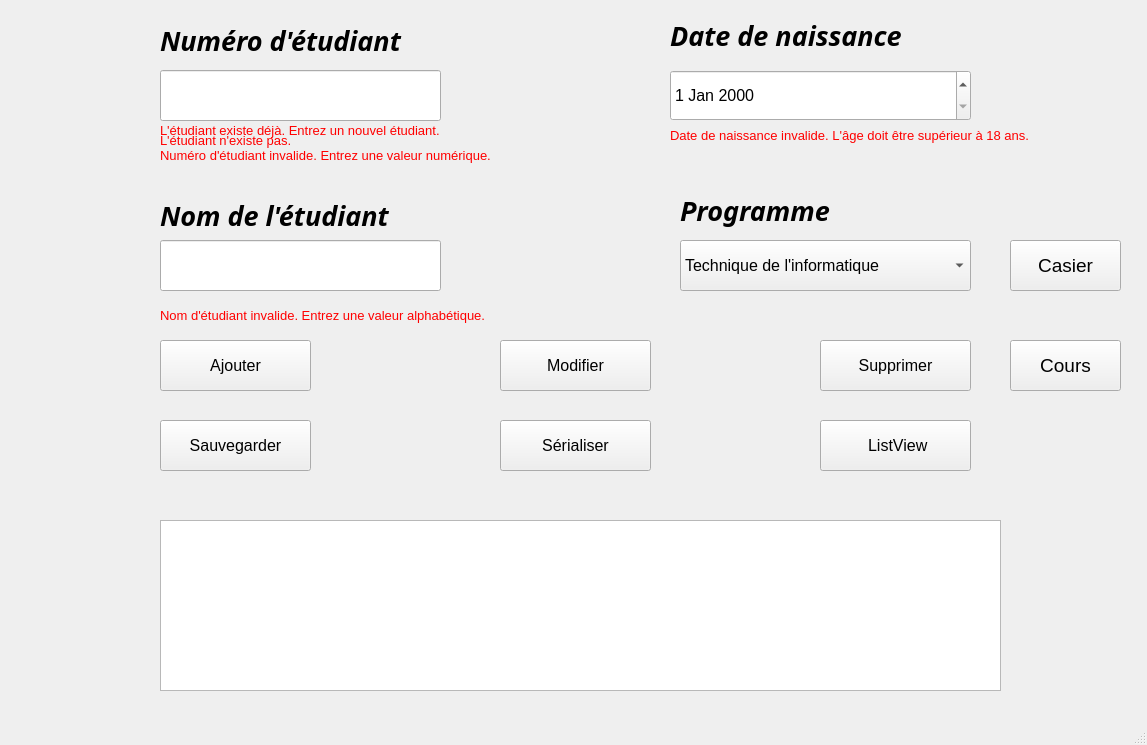
<?xml version="1.0" encoding="UTF-8"?>
<ui version="4.0">
 <class>MainWindow</class>
 <widget class="QMainWindow" name="MainWindow">
  <property name="geometry">
   <rect>
    <x>0</x>
    <y>0</y>
    <width>1147</width>
    <height>745</height>
   </rect>
  </property>
  <property name="windowTitle">
   <string>MainWindow</string>
  </property>
  <widget class="QWidget" name="centralwidget">
   <widget class="QPushButton" name="pushButton_ajouter">
    <property name="geometry">
     <rect>
      <x>160</x>
      <y>340</y>
      <width>151</width>
      <height>51</height>
     </rect>
    </property>
    <property name="font">
     <font>
      <pointsize>12</pointsize>
     </font>
    </property>
    <property name="text">
     <string>Ajouter</string>
    </property>
   </widget>
   <widget class="QLabel" name="label_numero">
    <property name="geometry">
     <rect>
      <x>160</x>
      <y>25</y>
      <width>271</width>
      <height>31</height>
     </rect>
    </property>
    <property name="font">
     <font>
      <family>Agency FB</family>
      <pointsize>20</pointsize>
      <weight>75</weight>
      <italic>true</italic>
      <bold>true</bold>
     </font>
    </property>
    <property name="text">
     <string>Numéro d'étudiant</string>
    </property>
   </widget>
   <widget class="QLineEdit" name="lineEdit_numero">
    <property name="geometry">
     <rect>
      <x>160</x>
      <y>70</y>
      <width>281</width>
      <height>51</height>
     </rect>
    </property>
    <property name="font">
     <font>
      <pointsize>12</pointsize>
      <italic>true</italic>
     </font>
    </property>
   </widget>
   <widget class="QTextBrowser" name="textBrowser_afficher">
    <property name="geometry">
     <rect>
      <x>160</x>
      <y>520</y>
      <width>841</width>
      <height>171</height>
     </rect>
    </property>
   </widget>
   <widget class="QLineEdit" name="lineEdit_nom">
    <property name="geometry">
     <rect>
      <x>160</x>
      <y>240</y>
      <width>281</width>
      <height>51</height>
     </rect>
    </property>
    <property name="font">
     <font>
      <pointsize>12</pointsize>
      <italic>true</italic>
     </font>
    </property>
   </widget>
   <widget class="QLabel" name="label_nom">
    <property name="geometry">
     <rect>
      <x>160</x>
      <y>200</y>
      <width>271</width>
      <height>31</height>
     </rect>
    </property>
    <property name="font">
     <font>
      <family>Agency FB</family>
      <pointsize>20</pointsize>
      <weight>75</weight>
      <italic>true</italic>
      <bold>true</bold>
     </font>
    </property>
    <property name="text">
     <string>Nom de l'étudiant</string>
    </property>
   </widget>
   <widget class="QLabel" name="label_erreur_numero">
    <property name="enabled">
     <bool>true</bool>
    </property>
    <property name="geometry">
     <rect>
      <x>160</x>
      <y>140</y>
      <width>441</width>
      <height>31</height>
     </rect>
    </property>
    <property name="font">
     <font>
      <pointsize>10</pointsize>
      <weight>50</weight>
      <bold>false</bold>
     </font>
    </property>
    <property name="text">
     <string>&lt;html&gt;&lt;head/&gt;&lt;body&gt;&lt;p&gt;&lt;span style=&quot; color:#ff0000;&quot;&gt; Numéro d'étudiant invalide. Entrez une valeur numérique.&lt;/span&gt;&lt;/p&gt;&lt;/body&gt;&lt;/html&gt;</string>
    </property>
   </widget>
   <widget class="QPushButton" name="pushButton_supprimer">
    <property name="geometry">
     <rect>
      <x>820</x>
      <y>340</y>
      <width>151</width>
      <height>51</height>
     </rect>
    </property>
    <property name="font">
     <font>
      <pointsize>12</pointsize>
     </font>
    </property>
    <property name="text">
     <string>Supprimer</string>
    </property>
   </widget>
   <widget class="QPushButton" name="pushButton_modifier">
    <property name="geometry">
     <rect>
      <x>500</x>
      <y>340</y>
      <width>151</width>
      <height>51</height>
     </rect>
    </property>
    <property name="font">
     <font>
      <pointsize>12</pointsize>
     </font>
    </property>
    <property name="text">
     <string>Modifier</string>
    </property>
   </widget>
   <widget class="QLabel" name="label_programme">
    <property name="geometry">
     <rect>
      <x>680</x>
      <y>190</y>
      <width>271</width>
      <height>41</height>
     </rect>
    </property>
    <property name="font">
     <font>
      <family>Agency FB</family>
      <pointsize>20</pointsize>
      <weight>75</weight>
      <italic>true</italic>
      <bold>true</bold>
     </font>
    </property>
    <property name="text">
     <string>Programme</string>
    </property>
   </widget>
   <widget class="QComboBox" name="comboBox_programme">
    <property name="geometry">
     <rect>
      <x>680</x>
      <y>240</y>
      <width>291</width>
      <height>51</height>
     </rect>
    </property>
    <property name="font">
     <font>
      <pointsize>12</pointsize>
     </font>
    </property>
    <item>
     <property name="text">
      <string>Technique de l'informatique</string>
     </property>
    </item>
    <item>
     <property name="text">
      <string>Sciences infirmières</string>
     </property>
    </item>
    <item>
     <property name="text">
      <string>Administration</string>
     </property>
    </item>
   </widget>
   <widget class="QPushButton" name="pushButton_sauvegarder">
    <property name="geometry">
     <rect>
      <x>160</x>
      <y>420</y>
      <width>151</width>
      <height>51</height>
     </rect>
    </property>
    <property name="font">
     <font>
      <pointsize>12</pointsize>
     </font>
    </property>
    <property name="text">
     <string>Sauvegarder</string>
    </property>
   </widget>
   <widget class="QPushButton" name="pushButton_afficher_listview">
    <property name="geometry">
     <rect>
      <x>820</x>
      <y>420</y>
      <width>151</width>
      <height>51</height>
     </rect>
    </property>
    <property name="font">
     <font>
      <pointsize>12</pointsize>
     </font>
    </property>
    <property name="text">
     <string> ListView</string>
    </property>
   </widget>
   <widget class="QDateEdit" name="dateEdit_DNaiss">
    <property name="geometry">
     <rect>
      <x>670</x>
      <y>70</y>
      <width>301</width>
      <height>51</height>
     </rect>
    </property>
    <property name="font">
     <font>
      <pointsize>12</pointsize>
     </font>
    </property>
   </widget>
   <widget class="QLabel" name="label_date_naiss">
    <property name="geometry">
     <rect>
      <x>670</x>
      <y>20</y>
      <width>271</width>
      <height>31</height>
     </rect>
    </property>
    <property name="font">
     <font>
      <family>Agency FB</family>
      <pointsize>20</pointsize>
      <weight>75</weight>
      <italic>true</italic>
      <bold>true</bold>
     </font>
    </property>
    <property name="text">
     <string>Date de naissance</string>
    </property>
   </widget>
   <widget class="QPushButton" name="pushButton_serealiser">
    <property name="geometry">
     <rect>
      <x>500</x>
      <y>420</y>
      <width>151</width>
      <height>51</height>
     </rect>
    </property>
    <property name="font">
     <font>
      <pointsize>12</pointsize>
     </font>
    </property>
    <property name="text">
     <string>Sérialiser</string>
    </property>
   </widget>
   <widget class="QLabel" name="label_erreur_nom">
    <property name="enabled">
     <bool>true</bool>
    </property>
    <property name="geometry">
     <rect>
      <x>160</x>
      <y>300</y>
      <width>441</width>
      <height>31</height>
     </rect>
    </property>
    <property name="font">
     <font>
      <pointsize>10</pointsize>
      <weight>50</weight>
      <bold>false</bold>
     </font>
    </property>
    <property name="text">
     <string>&lt;html&gt;&lt;head/&gt;&lt;body&gt;&lt;p&gt;&lt;span style=&quot; color:#ff0000;&quot;&gt;Nom d'étudiant invalide. Entrez une valeur alphabétique.&lt;/span&gt;&lt;/p&gt;&lt;/body&gt;&lt;/html&gt;</string>
    </property>
   </widget>
   <widget class="QLabel" name="label_erreur_date">
    <property name="enabled">
     <bool>true</bool>
    </property>
    <property name="geometry">
     <rect>
      <x>670</x>
      <y>120</y>
      <width>471</width>
      <height>31</height>
     </rect>
    </property>
    <property name="font">
     <font>
      <pointsize>10</pointsize>
      <weight>50</weight>
      <bold>false</bold>
     </font>
    </property>
    <property name="text">
     <string>&lt;html&gt;&lt;head/&gt;&lt;body&gt;&lt;p&gt;&lt;span style=&quot; color:#ff0000;&quot;&gt;Date de naissance invalide. L'âge doit être supérieur à 18 ans.&lt;/span&gt;&lt;/p&gt;&lt;/body&gt;&lt;/html&gt;</string>
    </property>
   </widget>
   <widget class="QLabel" name="label_erreur_Etu_Existe">
    <property name="geometry">
     <rect>
      <x>160</x>
      <y>120</y>
      <width>421</width>
      <height>21</height>
     </rect>
    </property>
    <property name="font">
     <font>
      <pointsize>10</pointsize>
     </font>
    </property>
    <property name="text">
     <string>&lt;html&gt;&lt;head/&gt;&lt;body&gt;&lt;p&gt;&lt;span style=&quot; color:#ff0000;&quot;&gt;L'étudiant existe déjà. Entrez un nouvel étudiant.&lt;/span&gt;&lt;/p&gt;&lt;/body&gt;&lt;/html&gt;</string>
    </property>
   </widget>
   <widget class="QLabel" name="label_erreur_Etu_Inexistant">
    <property name="geometry">
     <rect>
      <x>160</x>
      <y>130</y>
      <width>421</width>
      <height>21</height>
     </rect>
    </property>
    <property name="font">
     <font>
      <pointsize>10</pointsize>
     </font>
    </property>
    <property name="text">
     <string>&lt;html&gt;&lt;head/&gt;&lt;body&gt;&lt;p&gt;&lt;span style=&quot; color:#ff0000;&quot;&gt;L'étudiant n'existe pas.&lt;/span&gt;&lt;/p&gt;&lt;/body&gt;&lt;/html&gt;</string>
    </property>
   </widget>
   <widget class="QLabel" name="label_erreur_fichier">
    <property name="geometry">
     <rect>
      <x>460</x>
      <y>480</y>
      <width>271</width>
      <height>31</height>
     </rect>
    </property>
    <property name="font">
     <font>
      <pointsize>10</pointsize>
     </font>
    </property>
    <property name="autoFillBackground">
     <bool>true</bool>
    </property>
    <property name="text">
     <string>&lt;html&gt;&lt;head/&gt;&lt;body&gt;&lt;p&gt;&lt;br/&gt;&lt;/p&gt;&lt;/body&gt;&lt;/html&gt;</string>
    </property>
    <property name="textFormat">
     <enum>Qt::RichText</enum>
    </property>
    <property name="scaledContents">
     <bool>false</bool>
    </property>
    <property name="wordWrap">
     <bool>false</bool>
    </property>
   </widget>
   <widget class="QPushButton" name="pushButton_cas_open">
    <property name="geometry">
     <rect>
      <x>1010</x>
      <y>240</y>
      <width>111</width>
      <height>51</height>
     </rect>
    </property>
    <property name="font">
     <font>
      <pointsize>14</pointsize>
     </font>
    </property>
    <property name="text">
     <string>Casier</string>
    </property>
   </widget>
   <widget class="QPushButton" name="pushButton_cour_open">
    <property name="geometry">
     <rect>
      <x>1010</x>
      <y>340</y>
      <width>111</width>
      <height>51</height>
     </rect>
    </property>
    <property name="font">
     <font>
      <pointsize>14</pointsize>
     </font>
    </property>
    <property name="text">
     <string>Cours</string>
    </property>
   </widget>
  </widget>
  <widget class="QMenuBar" name="menubar">
   <property name="geometry">
    <rect>
     <x>0</x>
     <y>0</y>
     <width>1147</width>
     <height>21</height>
    </rect>
   </property>
  </widget>
  <widget class="QStatusBar" name="statusbar"/>
 </widget>
 <tabstops>
  <tabstop>pushButton_ajouter</tabstop>
  <tabstop>lineEdit_numero</tabstop>
 </tabstops>
 <resources/>
 <connections/>
</ui>
